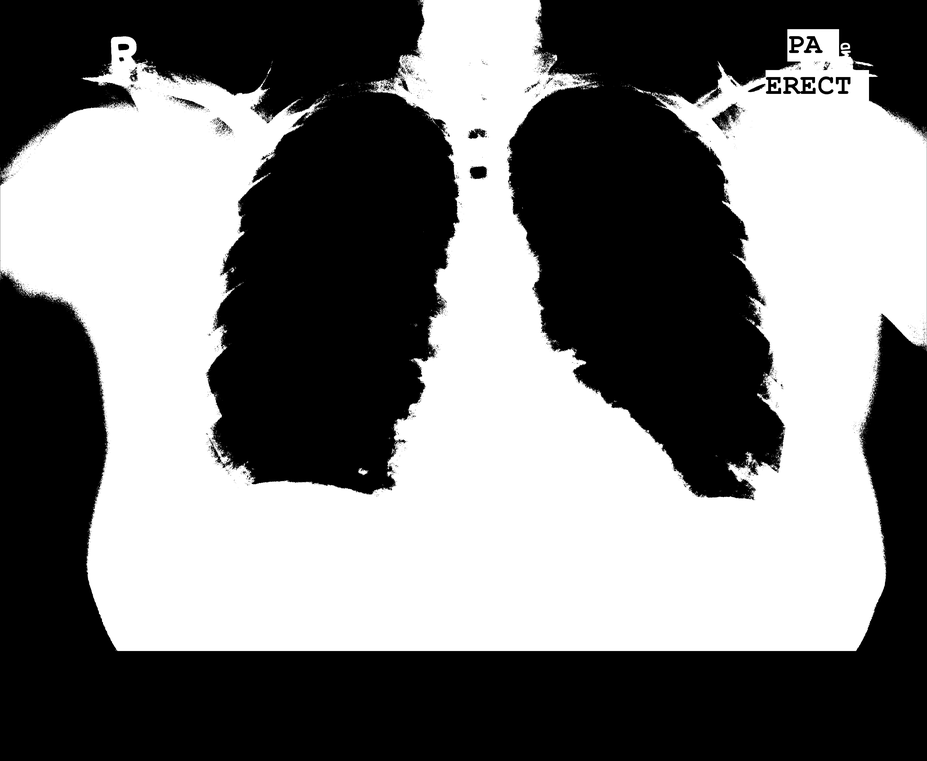
#> input picture fil.png, 927 x 761 px, shrunk from 4892 x 4020 before the run, given in place of MCUCXR_0001_0.png, which was not available
$ jupyter execute --allow-errors 'DM Final Project.ipynb'   (shell and % lines are left out)   (text cells are left out)
#> lines starting #> are read from the running program, lines starting #| are printed output that depends on the picture; after the words box and inside, x2 and y2 are one past the last pixel; in counts of white or black regions, pixels touching at a corner belong together; pictures that were not available may be replaced by others from this repository, and a replacement may not be noted
#> further down, img is the input picture: shape (761, 927) float32; min 0, max 1, mean 0.469
[cell 1]
import matplotlib.pyplot as plt
import matplotlib.image as mpimg
from scipy import ndimage
import numpy as np

imgList = [] # A list of five of the images (we voegen er later natuurlijk meer aan toe)

#> (the rest of this cell did not finish here and is left out)

[cell 2]
from PIL import Image, ImageChops
from matplotlib.pyplot import imshow, show
import numpy as np

def trim(im):
    bg = Image.new(im.mode, im.size, im.getpixel((0,0)))
#> bg: PIL image 927x761 L; every value is 0
    diff = ImageChops.difference(im, bg)
    diff = ImageChops.add(diff, diff, 2.0, -100)
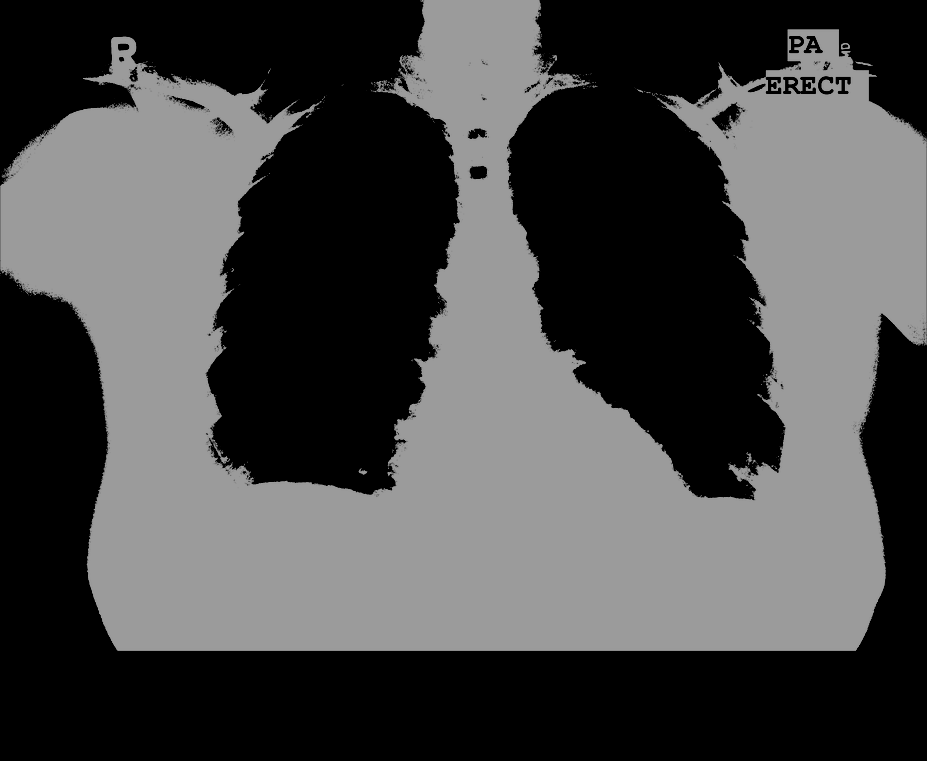
#> diff: PIL image 927x761 L; min 0, max 155, mean 71.9
    bbox = diff.getbbox()
#> bbox = (0, 0, 927, 651)
    if bbox:
        return im.crop(bbox)
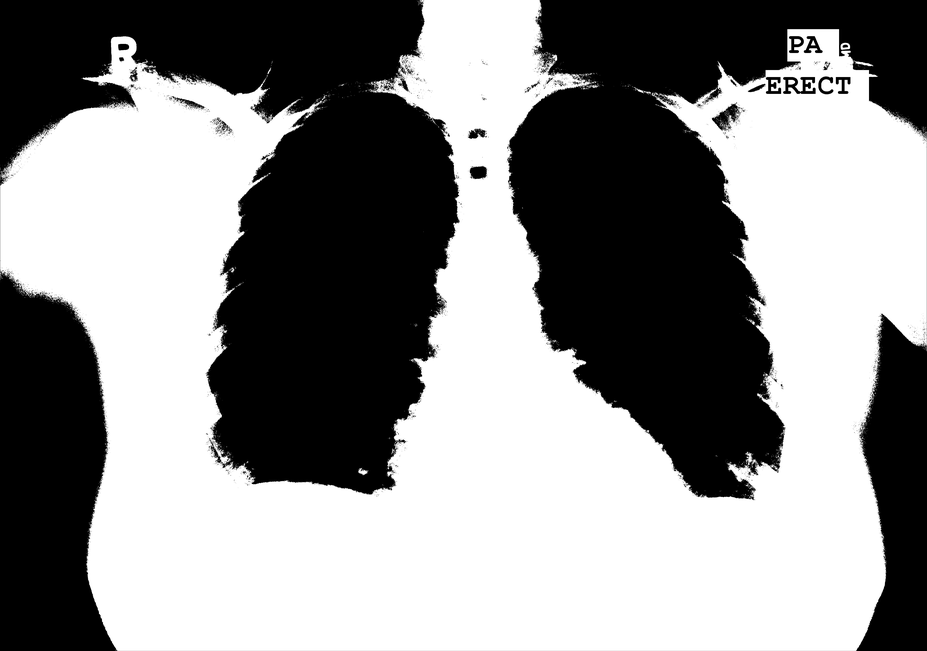
#> returned value: PIL image 927x651 L; min 0, max 255, mean 139.8

#> (the rest of this cell did not finish here and is left out)

[cell 3]

from PIL import Image
import numpy as np
import cv2

img = Image.open('Data\\MontgomerySet\\CXR_png\\MCUCXR_0001_0.png')
# [6 lines of commented-out code are left out]
bw = np.array(img)

bw.setflags(write=1)

# Pixel range is 0...255, 256/2 = 128
bw[bw < 128] = 0    # Black
bw[bw >= 128] = 255 # White
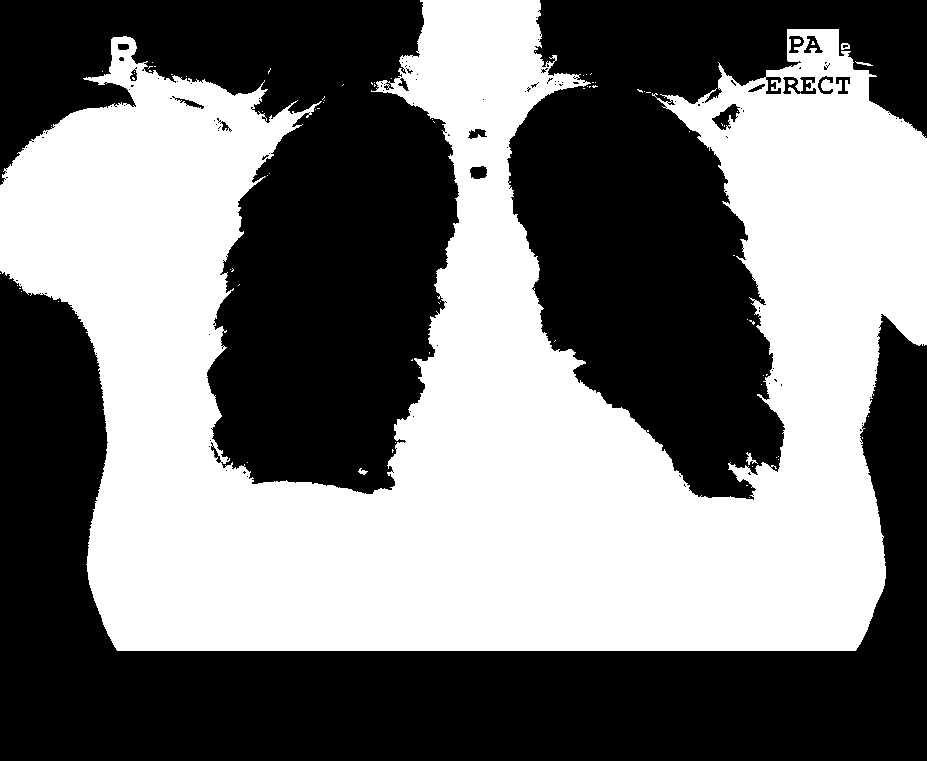
#> bw: shape (761, 927); 46.9% white; 83 white regions (76 under 20 px), largest, box (x1, y1, x2, y2) and area: (0, 0, 927, 651) 330585, (746, 452, 758, 465) 57, (841, 43, 850, 50) 41
imfile = Image.fromarray(bw)

#imfile.save('fil.png')

imshow(imfile)
plt.show()

import cv2
from matplotlib import pyplot as plt

img = cv2.imread('fil.png',0)
edges = cv2.Canny(img,50,200)
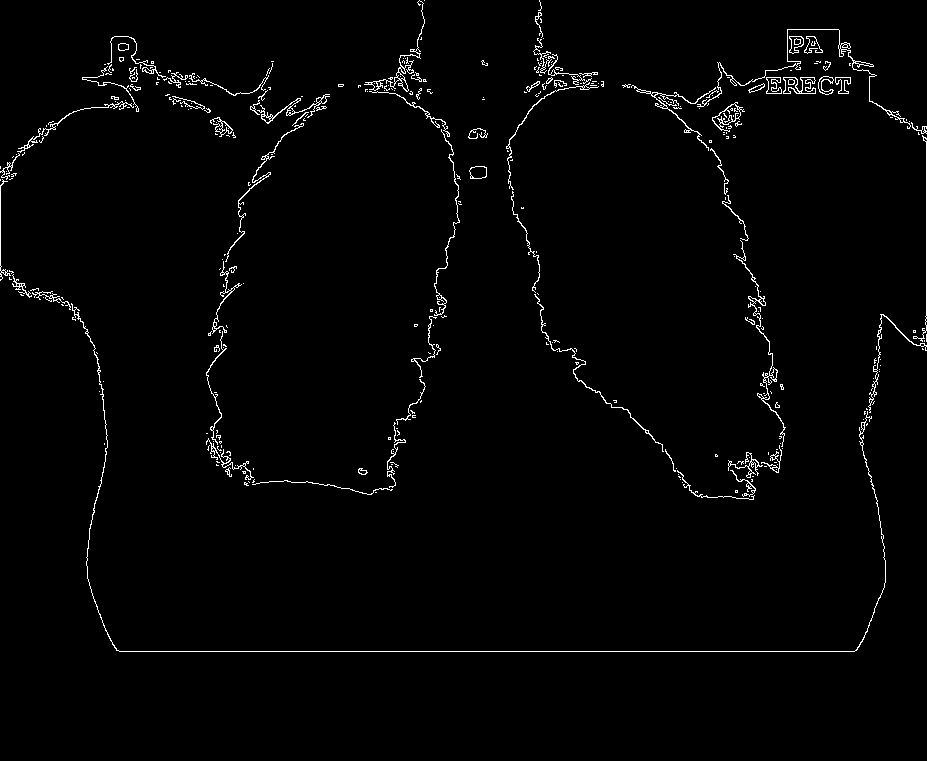
#> edges: shape (761, 927); 1.7% white in thin lines or dots, all inside (x1, y1, x2, y2) = (0, 0, 927, 652)

plt.subplot(121),plt.imshow(img,cmap = 'gray')
plt.title('Original Image'), plt.xticks([]), plt.yticks([])
plt.subplot(122),plt.imshow(edges,cmap = 'gray')
plt.title('Edge Image'), plt.xticks([]), plt.yticks([])

plt.show()

from skimage import feature, io

im = io.imread('fil.png')
edges = feature.canny(im)
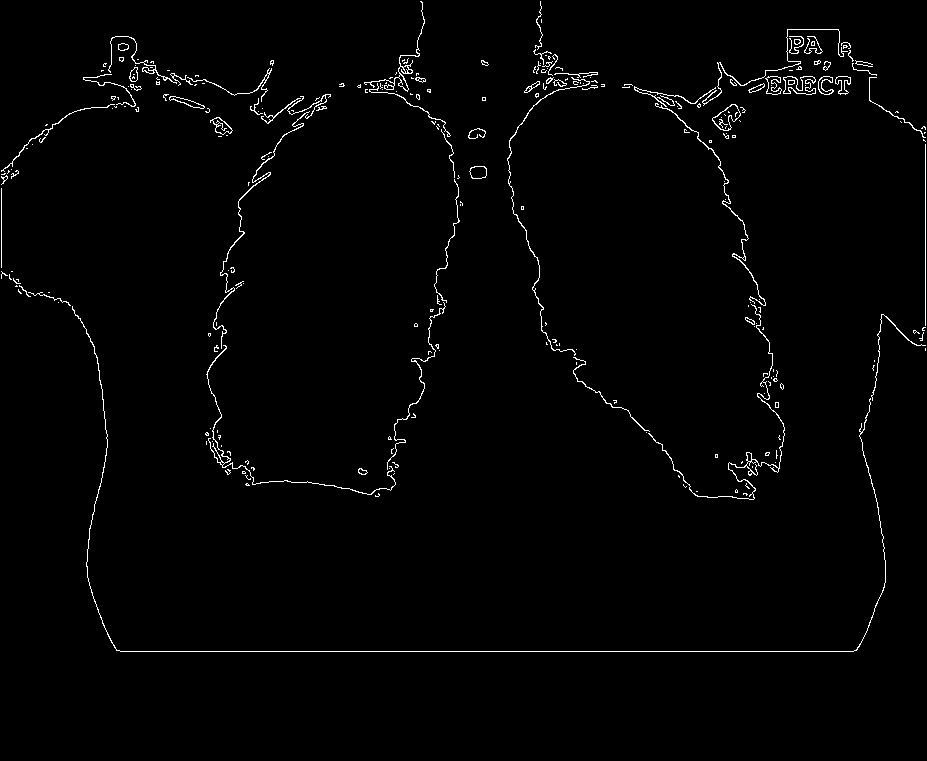
#> edges: shape (761, 927) bool; 1.5% white in thin lines or dots, all inside (x1, y1, x2, y2) = (1, 1, 926, 652)
io.imshow(edges)
io.show()


im = cv2.imread('fil.png')
edges = cv2.Canny(im,25,255,L2gradient=False)
plt.imshow(edges,cmap='gray')
plt.show()
